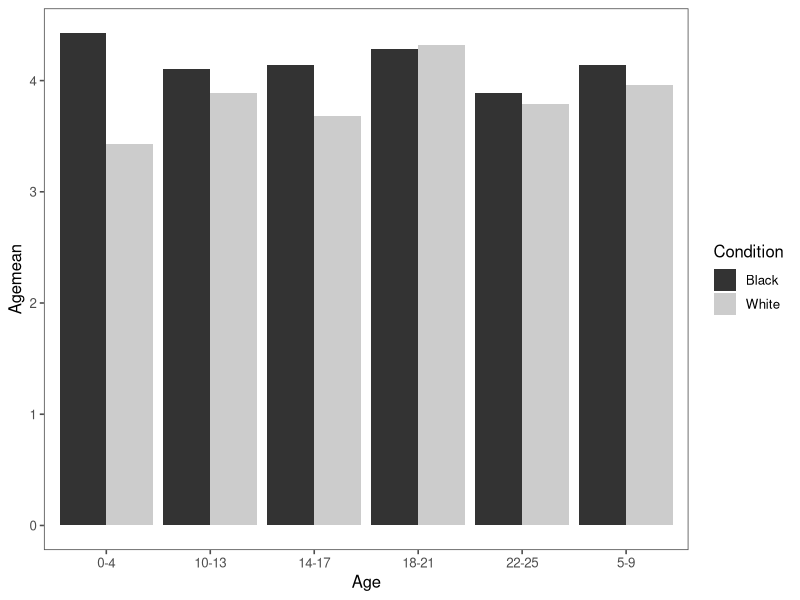

Recreate this plot in R.
## ---- chunk 1
library(tidyverse)
library(ggthemes)
## ---- chunk 2
GoffData = read_csv("../data/Goff Replication - Test 1.csv")
## ---- chunk 3
qns_to_rev_code = c("care for themselves","danger to other", "danger to themselves")

FinalGoff = GoffData %>%
  gather(QuestionNumber, Response, 2:127) %>%
  mutate(QuestionType = str_extract(QuestionNumber, "protection|need care|care for themselves|danger to others|danger to themselves|cute|innocent")) %>% 
  mutate(Condition = str_extract(QuestionNumber, "Black|White")) %>% 
  mutate(Age = str_extract(QuestionNumber, "0-4|5-9|10-13|14-17|18-21|22-25")) %>%
   na.omit() %>%
  mutate(Response = gsub(";", "", Response)) %>%
  mutate(Response = as.numeric(Response)) %>%
   mutate(Response = ifelse(
     # is the question type in the reverse code list?
     QuestionType %in% qns_to_rev_code,
     # if so, reverse code
     8-Response,
     # otherwise, keep it the same
     Response))
 
## ---- chunk 4
# This gives us the means by participant 
SubIDGoffAgeMean = FinalGoff %>%
  # First we want 6*N numbers, 6 per participant
  # If it's the individual, we don't need to group by
  # condition, because this is a between Ss design.
  # But we could, it wouldn't hurt.
  group_by(SubID, Condition, Age) %>%
  # What we want is the mean response.
  summarise(Agemean = (mean(Response)))

# # Get sample means (commented out, we don't need this)
# # In the end, we want 12 numbers
# # For each condition, for each age range, we want one
# # number that represents what particpants tend to 
# # answer (regardless of question type)
# GoffAgeMean = SubIDGoffAgeMean %>%
#   group_by(Condition, Age) %>%
#    summarise(Agemean = (mean(Agemean)))

# Plot
SubIDGoffAgeMean %>%
  ggplot(aes(x = Age, y = Agemean, fill = Condition)) + 
  stat_summary(fun.y = mean, geom = "bar", position = "dodge") +
  stat_summary(fun.data = mean_cl_boot, geom = "errorbar",
               # This tells ggplot to separate the errorbars by one unit.
               # We don't need to do this for the bars because the bars have
               # nonzero width.
               position = position_dodge(1), width = 0) +
  theme_few() +
  # scale_fill_brewer(type="qual", palette = 3)
  scale_fill_grey()

# There are 7 t-test one for each age group.
# Each t test compares exactly two sets of numbers.

# Bonferroni Correction
# there are 7 hypotheses (6 age groups and the aggregate)
# so instead of using a p-value threshold of alpha = 0.05,
# we will instead use a threshold of (alpha / m) = (0.05 / 7)
corrected_alpha = .05/7

#Aggregate t.test
t.test(Agemean ~ Condition, 
       data = SubIDGoffAgeMean)   

#0-4 t.test
SubIDGoffAgeMean %>%
  filter(Age == "0-4") %>%
  t.test(Agemean ~ Condition, 
       data = .)  

#5-9 t.test
SubIDGoffAgeMean %>%
  filter(Age == "5-9") %>%
  t.test(Agemean ~ Condition, 
       data = .) 

#10-13 t.test
SubIDGoffAgeMean %>%
  filter(Age == "10-13") %>%
  t.test(Agemean ~ Condition, 
       data = .) 

#"14-17" t.test
SubIDGoffAgeMean %>%
  filter(Age == "14-17") %>%
  t.test(Agemean ~ Condition, 
       data = .)

#18-21 t.test
SubIDGoffAgeMean %>%
  filter(Age == "18-21") %>%
  t.test(Agemean ~ Condition, 
       data = .)

#22-25 t.test
SubIDGoffAgeMean %>%
  filter(Age == "22-25") %>%
  t.test(Agemean ~ Condition, 
       data = .)
